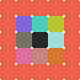

Rendered tile map (Tiled .tmx) drawn with the repository's tilesets; below, a short description and the full map source, tile grids included:
An orthogonal 5x5 tile map with 16x16 px tiles, 1 tile layer (ground).

<map version="1.10" tiledversion="1.12.2" orientation="orthogonal" renderorder="right-down" width="5" height="5" tilewidth="16" tileheight="16" infinite="0" nextlayerid="2" nextobjectid="1">
 <tileset firstgid="1" source="../tilesets/wang.tsx" />
 <layer id="1" name="ground" width="5" height="5">
  <data encoding="csv">
16,16,16,16,16,
16,14,13,15,16,
16,10,1,7,16,
16,12,4,8,16,
16,16,16,16,16
</data>
 </layer>
</map>
